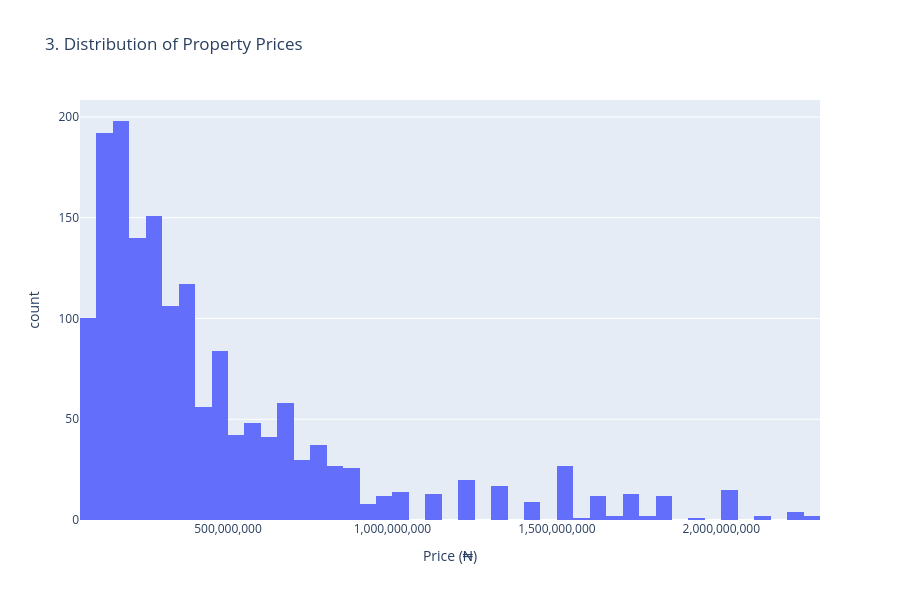

Here is the notebook cell this chart was saved with:
### Code cell
# ==========================================
# 3. Histogram: Distribution of property prices
# ==========================================
fig3 = px.histogram(df, 
                    x='Price',
                    title='3. Distribution of Property Prices',
                    labels={'Price': 'Price (₦)'},
                    nbins=50,
                    color_discrete_sequence=['#636EFA'])
fig3.update_layout(height=600)
fig3.update_xaxes(tickformat=',.0f')
fig3.show()

### Figure 1 — Plotly figure (JSON) as saved in the notebook; plotly's stock layout.template omitted (floating-point values rounded to 4 significant figures; data arrays with more than 128 entries replaced by an {"elided": "..."} marker saying what was removed)
{"data": [{"bingroup": "x", "hovertemplate": "Price (₦)=%{x}<br>count=%{y}<extra></extra>", "legendgroup": "", "marker": {"color": "#636EFA", "pattern": {"shape": ""}}, "name": "", "nbinsx": 50, "orientation": "v", "showlegend": false, "type": "histogram", "x": {"elided": "1639 float values"}, "xaxis": "x", "yaxis": "y"}], "layout": {"barmode": "relative", "height": 600, "legend": {"tracegroupgap": 0}, "title": {"text": "3. Distribution of Property Prices"}, "xaxis": {"anchor": "y", "domain": [0, 1], "tickformat": ",.0f", "title": {"text": "Price (₦)"}}, "yaxis": {"anchor": "x", "domain": [0, 1], "title": {"text": "count"}}}}
